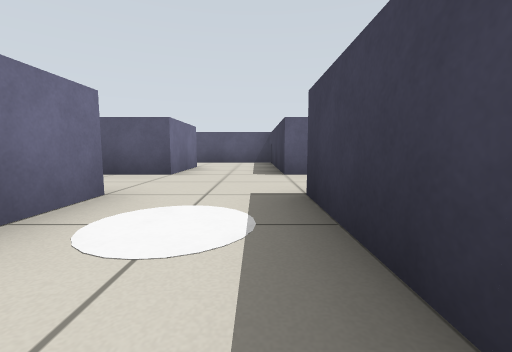
[1] (above)

17 first-person views from a walk through a world built for the Gazebo simulator. The camera is 0.45 m above the floor, tilts 6° down and sees 90° across. The floor is counted in squares, 1 m on a side. Each view is taken from the middle of a square. On the plan, view 1 faces up. The plan holds only what a view shows up to about 9 squares ahead; the rest is blank. The robots in the file are not drawn.

[2]
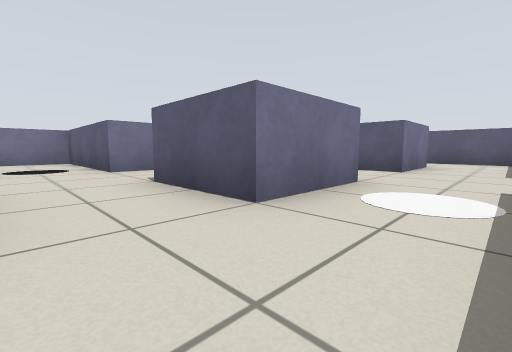

[3]
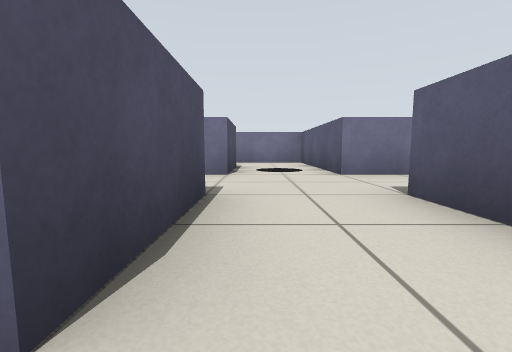

[4]
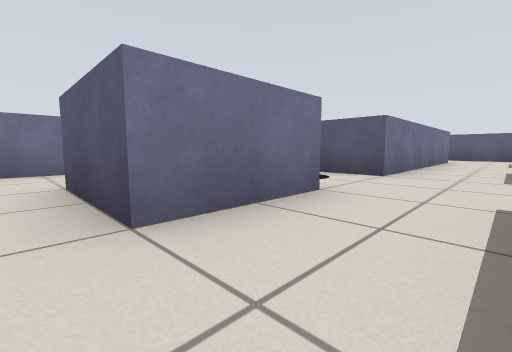

[5]
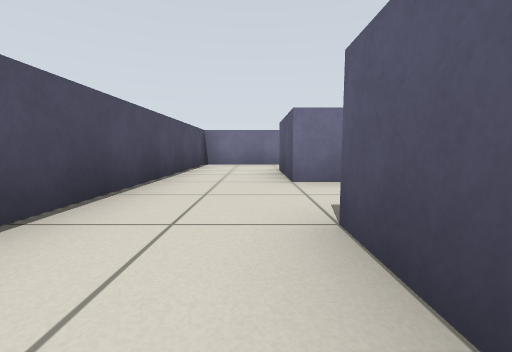

[6]
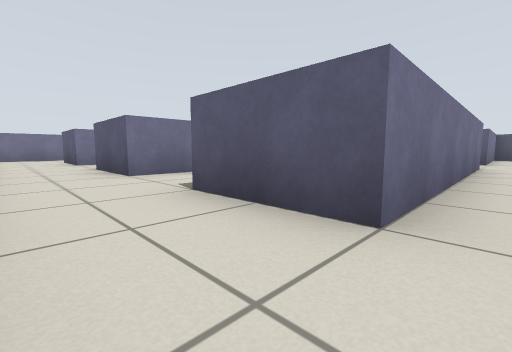

[7]
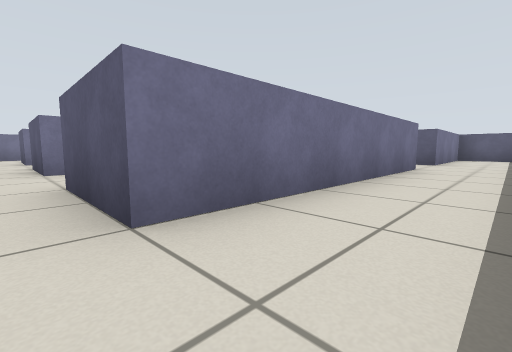

[8]
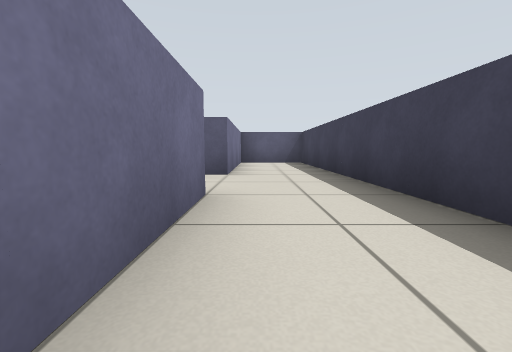

[9]
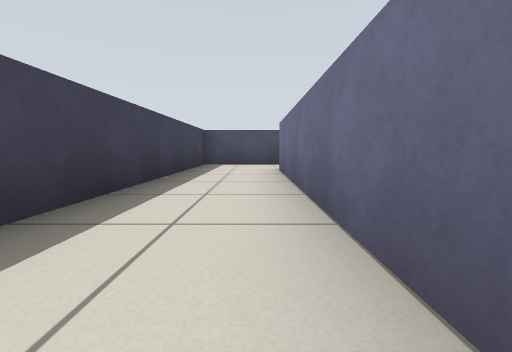

[10]
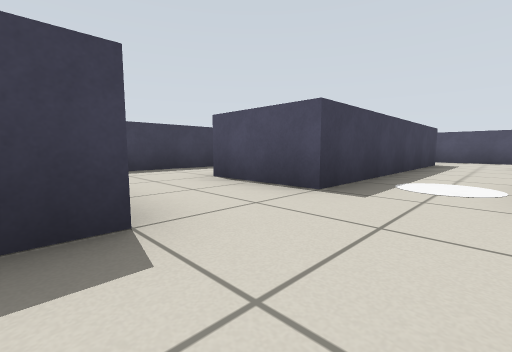

[11]
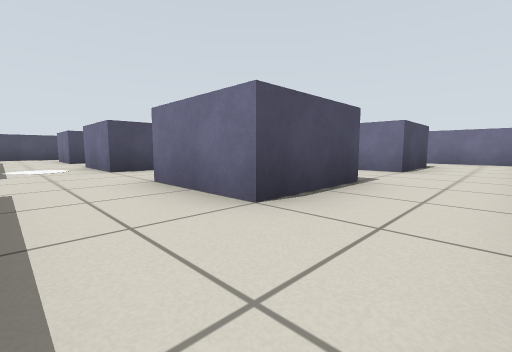

[12]
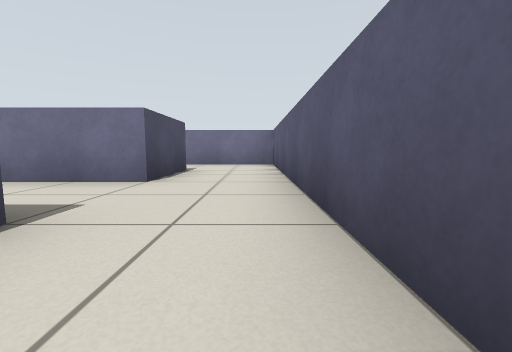

[13]
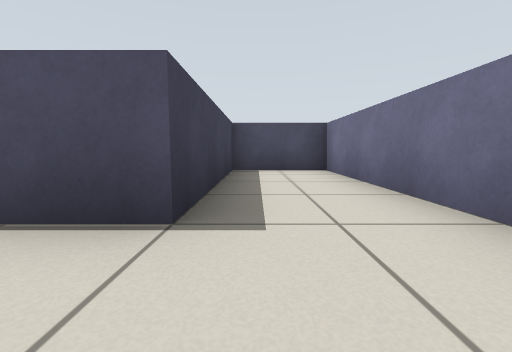

[14]
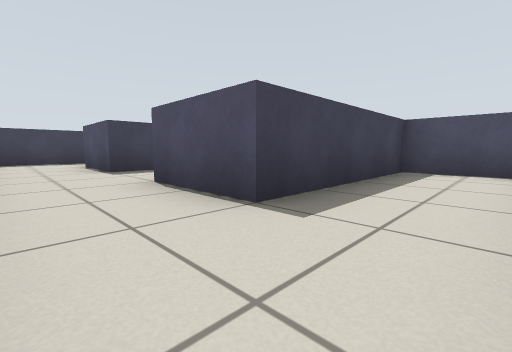

[15]
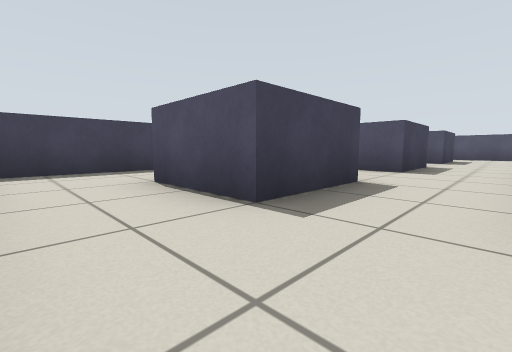

[16]
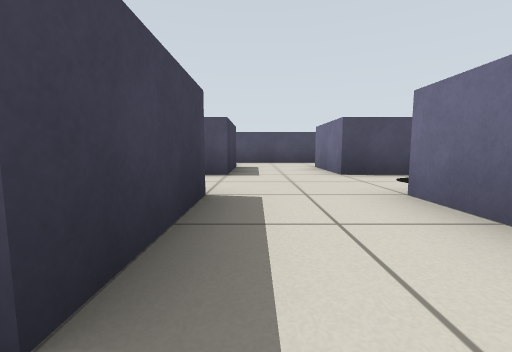

[17]
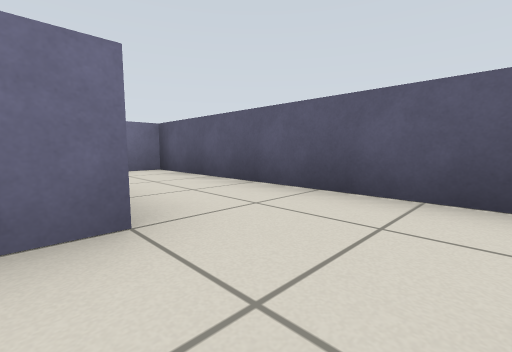

### Floor plan
Ten units are one square. View 1 is at (0, 0); x grows to the right and y downward. Boxes are objects, and circles mark ways between rooms. Rooms are numbered by the first view taken in them; rooms with no view inside come last. Other rooms are left out.
<svg viewBox="-100 -90 150 150">
<path fill="none" stroke="#000" d="M-15 15 -15 35M5 35 5 -5M-54 55 -32 55M-15 35 -35 35M5 -25 25 -25 25 35 5 35M5 55 45 55 45 -85 25 -85M25 -82 25 -45 5 -45M-15 -65 -15 -45M5 -45 5 -85 -15 -85M-55 -65 -55 -45M-35 -44 -35 -65 -15 -65M-15 -85 -55 -85M-55 -85 -95 -85 -95 -25 -75 -25 -75 -65 -55 -65M-55 -45 -55 -5M-35 -5 -35 -25 -15 -25M-15 -45 -28 -45M-55 15 -55 35M-35 35 -35 15 -15 15M-15 -5 -35 -5M-75 15 -55 15M-55 -5 -95 -5 -95 35M-15 -25 -15 -5M5 -5 5 -25M-95 35 -95 55 -54 55M-55 35 -75 35M-10 55 5 55"/>
<circle cx="-25" cy="5" r="3" fill="#2a7"/>
<circle cx="-5" cy="-15" r="3" fill="#2a7"/>
<circle cx="-5" cy="25" r="3" fill="#2a7"/>
<circle cx="-45" cy="25" r="3" fill="#2a7"/>
<circle cx="-65" cy="45" r="3" fill="#2a7"/>
<circle cx="-25" cy="45" r="3" fill="#2a7"/>
<circle cx="15" cy="-35" r="3" fill="#2a7"/>
<circle cx="15" cy="45" r="3" fill="#2a7"/>
<circle cx="-25" cy="-75" r="3" fill="#2a7"/>
<circle cx="-5" cy="-55" r="3" fill="#2a7"/>
<circle cx="-65" cy="-75" r="3" fill="#2a7"/>
<circle cx="-45" cy="-55" r="3" fill="#2a7"/>
<circle cx="-45" cy="-15" r="3" fill="#2a7"/>
<circle cx="-25" cy="-35" r="3" fill="#2a7"/>
<circle cx="-65" cy="5" r="3" fill="#2a7"/>
<circle cx="-85" cy="25" r="3" fill="#2a7"/>
<text x="-10" y="10">1</text>
<text x="-40" y="40">2</text>
<text x="30" y="-10">3</text>
<text x="-10" y="-70">4</text>
<text x="-40" y="-70">5</text>
<text x="-80" y="-60">6</text>
<text x="-40" y="-30">7</text>
<text x="-40" y="10">8</text>
<text x="-80" y="10">9</text>
<text x="-10" y="-30">10</text>
<text x="-80" y="40">11</text>
<text x="-10" y="40">12</text>
</svg>
Room 1 opens to room 8. Room 1 opens to room 10. Room 1 opens to room 12. Room 2 opens to room 8. Room 2 opens to room 11. Room 2 opens to room 12. Room 3 opens to room 10. Room 3 opens to room 12. Room 4 opens to room 5. Room 4 opens to room 10. Room 5 opens to room 6. Room 5 opens to room 7. Room 7 opens to room 8. Room 7 opens to room 10. Room 8 opens to room 9. Room 9 opens to room 11.

Where each view was taken, in squares from view 1:
view 1: 0 up, 0 right, facing up
view 2: 1 down, 0 right, facing up-left
view 3: 1 down, 1 left, facing left
view 4: 4 down, 4 left, facing up-left
view 5: 4 down, 2 left, facing left
view 6: 5 down, 3 right, facing up-left
view 7: 4 down, 4 right, facing up-left
view 8: 0 up, 3 right, facing up
view 9: 2 up, 3 right, facing down
view 10: 5 up, 1 left, facing down-right
view 11: 8 up, 0 right, facing down-left
view 12: 8 up, 2 left, facing left
view 13: 8 up, 8 left, facing down
view 14: 8 up, 9 left, facing down-right
view 15: 8 up, 5 left, facing down-right
view 16: 3 up, 4 left, facing down
view 17: 6 up, 4 left, facing up-left
